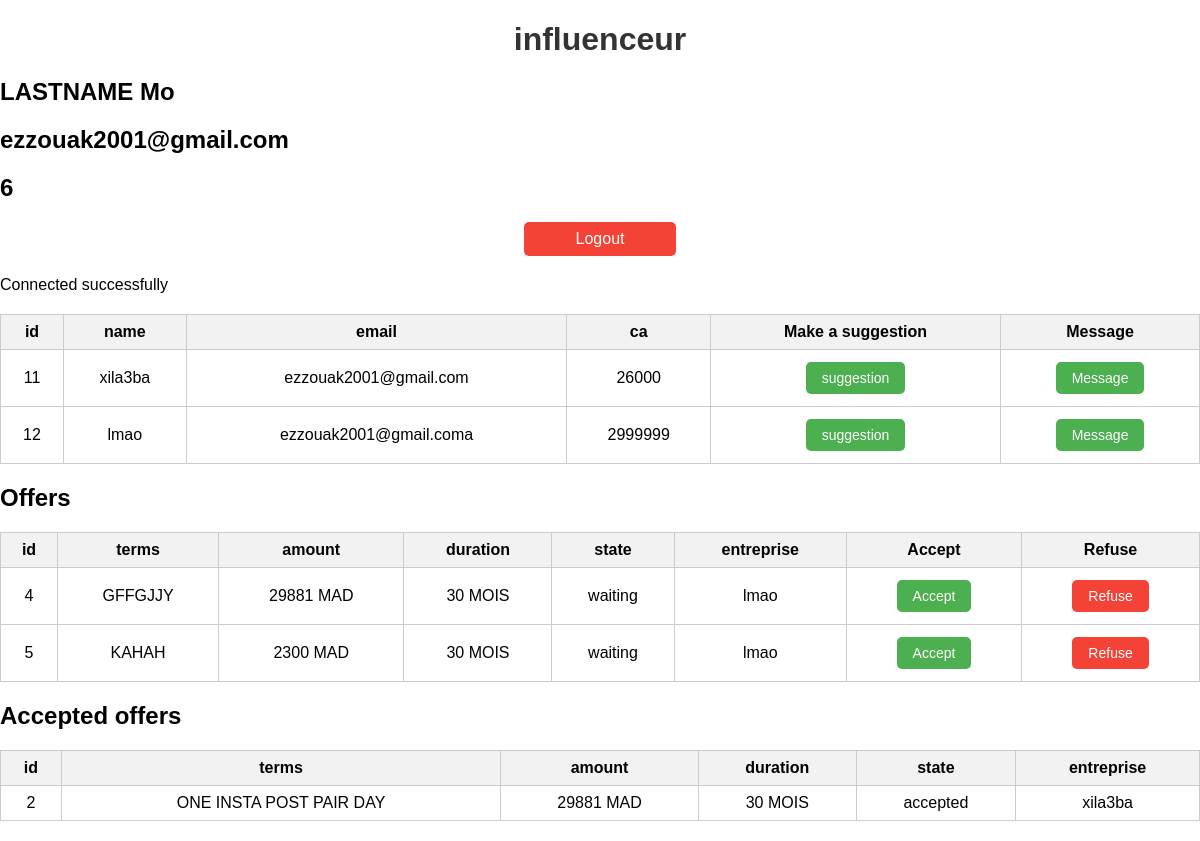
The page /influenceur.php (signed in) on the database its author committed.
### tables this page shows
CREATE TABLE `entreprise` (
  `id` int(11) NOT NULL,
  `Name` varchar(255) NOT NULL,
  `logo` varchar(255) DEFAULT NULL,
  `ca` int(11) DEFAULT NULL,
  `email` char(255) NOT NULL,
  `password` char(255) NOT NULL
);

CREATE TABLE `offer` (
  `id` int(6) UNSIGNED NOT NULL,
  `id_influencer` int(6) NOT NULL,
  `id_entreprise` int(6) NOT NULL,
  `terms` text NOT NULL,
  `amount` tinytext NOT NULL,
  `duration` text NOT NULL,
  `reg_date` timestamp NOT NULL DEFAULT current_timestamp() ON UPDATE current_timestamp(),
  `state` varchar(255) NOT NULL
);

### influenceur.php (the view, shortened to what this page needs)
<?php
    if(!isset($_SESSION['email'])){
        header("Location: login.php");
        exit();
    }else{
        $email=$_SESSION['email'];
        $name= $_SESSION['firstname'].' ' .$_SESSION['Lastname'];
        $id=$_SESSION['id'];
    }
?>
<!DOCTYPE html>
<html lang="en">
<head>
</head>
<body>
    <h1>influenceur</h1>
    <h2> <?php echo $name; ?> </h2>
    <h2> <?php echo $email; ?> </h2>
    <h2> <?php echo $id; ?> </h2>
    <a href="logout.php">Logout</a>
</body>
</html>
<?php
include 'database.php';
$sql = "SELECT * FROM entreprise";
$result = $conn->query($sql);
    echo "<table border='1'>
    <tr>
    <th>id</th>
    <th>name</th>
    <th>email</th>
    <th>ca</th>
    <th>Make a suggestion </th>
    <th>Message</th>
    </tr>";
    while($row = $result->fetch_assoc()) {
        echo "<tr>";
        echo "<td>" . $row['id'] . "</td>";
        echo "<td>" . $row['Name'] . "</td>";
        echo "<td>" . $row['email'] . "</td>";
        echo "<td>" . $row['ca'] . "</td>";
        echo "<td>";
        echo "<form method='post'>";
        echo "<button type='button' class='suggestion-btn'>suggestion</button>";
        echo "</form>";
        echo "</td>";
        echo "<td>";
        echo "<form method='post'>";
        echo "<button type='submit' name='message'>Message</button>";
        echo "</form>";
        echo "</td>";
        echo "</tr>";
    }
    echo "</table>";
    $sql = "SELECT offer.id, offer.terms, offer.amount, offer.duration, offer.state, entreprise.name FROM offer INNER JOIN entreprise ON offer.id_entreprise = entreprise.id WHERE offer.id_influencer = $id AND offer.state = 'waiting'";
    $result=mysqli_query($conn, $sql);
    echo "<h2>Offers</h2>";
    echo "<table border='1'>
    <tr>
    <th>id</th>
    <th>terms</th>
    <th>amount</th>
    <th>duration</th>
    <th>state</th>
    <th>entreprise</th>
    <th>Accept</th>
    <th>Refuse</th>
    </tr>";
    if($result->num_rows > 0) {
        while($row = $result->fetch_assoc()) {
            echo "<tr>";
            echo "<td>" . $row['id'] . "</td>";
            echo "<td>" . $row['terms'] . "</td>";
            echo "<td>" . $row['amount'] . "</td>";
            echo "<td>" . $row['duration'] . "</td>";
            echo "<td>" . $row['state'] . "</td>";
            echo "<td>" . $row['name'] . "</td>";
            echo "<td>";
            echo "<form method='post'>";
            echo "<button type='submit' name='accept'>Accept</button>";
            echo "</form>";
            echo "</td>";
            echo "<td>";
            echo "<form method='post'>";
            echo "<button type='submit' name='refuse'>Refuse</button>";
            echo "</form>";
            echo "</td>";
            echo "</tr>";
        }
    }
    echo "</table>";
    echo "<h2>Accepted offers</h2>";
    $sql = "SELECT offer.id, offer.terms, offer.amount, offer.duration, offer.state, entreprise.name FROM offer INNER JOIN entreprise ON offer.id_entreprise = entreprise.id WHERE offer.id_influencer = $id AND offer.state = 'accepted'";
    $result=mysqli_query($conn, $sql);
    echo "<table border='1'>
    <tr>
    <th>id</th>
    <th>terms</th>
    <th>amount</th>
    <th>duration</th>
    <th>state</th>
    <th>entreprise</th>
    </tr>";
    if($result->num_rows > 0) {
        while($row = $result->fetch_assoc()) {
            echo "<tr>";
            echo "<td>" . $row['id'] . "</td>";
            echo "<td>" . $row['terms'] . "</td>";
            echo "<td>" . $row['amount'] . "</td>";
            echo "<td>" . $row['duration'] . "</td>";
            echo "<td>" . $row['state'] . "</td>";
            echo "<td>" . $row['name'] . "</td>";
            echo "</tr>";
        }
    }
    echo "</table>";
?>

### influenceur.php (style rules this page uses)
body { font-family: Arial, sans-serif; margin: 0; padding: 0; }
h1 { color: #333; margin-bottom: 20px; text-align: center; }
table { border-collapse: collapse; margin: 20px auto; width: 100%; }
table td, table th { border: 1px solid #ccc; padding: 8px; text-align: center; }
table th { background-color: #f2f2f2; font-weight: bold; text-align: center; }
button { background-color: #4CAF50; border: none; color: white; cursor: pointer; padding: 8px 16px; text-align: center; text-decoration: none; display: inline-block; font-size: 14px; margin: 4px 2px; transition-duration: 0.4s; border-radius: 5px; }
button[name=refuse] { background-color: #f44336; }
a { display: block; margin: 20px auto; width: 120px; text-align: center; padding: 8px 16px; background-color: #f44336; color: white; border-radius: 5px; text-decoration: none; }

### rows shown on the page
entreprise: id "11", Name "xila3ba", email "ezzouak2001@gmail.com", ca "26000"
entreprise: id "12", Name "lmao", email "ezzouak2001@gmail.coma", ca "2999999"
offer: id "4", terms "GFFGJJY", amount "29881 MAD", duration "30 MOIS", state "waiting", id_entreprise.Name "lmao"
offer: id "5", terms "KAHAH", amount "2300 MAD", duration "30 MOIS", state "waiting", id_entreprise.Name "lmao"
offer: id "2", terms "ONE INSTA POST PAIR DAY", amount "29881 MAD", duration "30 MOIS", state "accepted", id_entreprise.Name "xila3ba"

### other values the page prints
$name "LASTNAME Mo"
$email "ezzouak2001@gmail.com"
$id "6"
